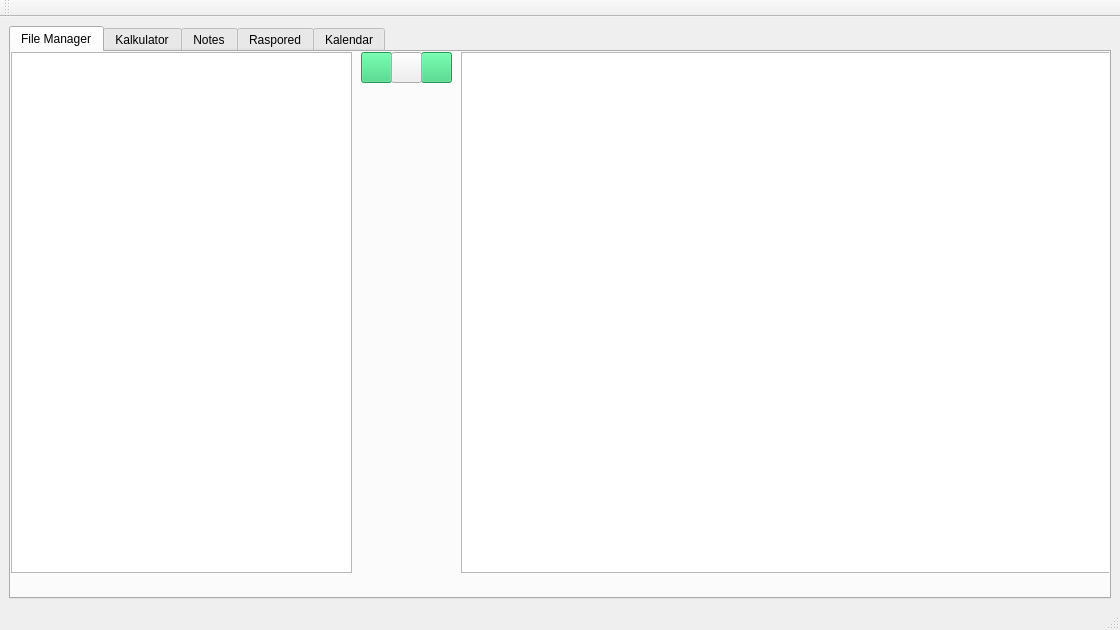
<?xml version="1.0" encoding="UTF-8"?>
<ui version="4.0">
 <class>MainWindow</class>
 <widget class="QMainWindow" name="MainWindow">
  <property name="geometry">
   <rect>
    <x>0</x>
    <y>0</y>
    <width>1120</width>
    <height>630</height>
   </rect>
  </property>
  <property name="minimumSize">
   <size>
    <width>1120</width>
    <height>630</height>
   </size>
  </property>
  <property name="windowTitle">
   <string>MainWindow</string>
  </property>
  <widget class="QWidget" name="centralwidgetMatfHub">
   <property name="minimumSize">
    <size>
     <width>100</width>
     <height>100</height>
    </size>
   </property>
   <property name="layoutDirection">
    <enum>Qt::LeftToRight</enum>
   </property>
   <layout class="QHBoxLayout" name="horizontalLayout">
    <item>
     <widget class="QTabWidget" name="tabWidgetMatfHub">
      <property name="contextMenuPolicy">
       <enum>Qt::DefaultContextMenu</enum>
      </property>
      <property name="currentIndex">
       <number>0</number>
      </property>
      <widget class="QWidget" name="FileManagerTab">
       <attribute name="title">
        <string>File Manager</string>
       </attribute>
       <widget class="QTreeView" name="treeView">
        <property name="geometry">
         <rect>
          <x>0</x>
          <y>0</y>
          <width>341</width>
          <height>521</height>
         </rect>
        </property>
       </widget>
       <widget class="QPushButton" name="pushButton">
        <property name="geometry">
         <rect>
          <x>350</x>
          <y>0</y>
          <width>31</width>
          <height>31</height>
         </rect>
        </property>
        <property name="palette">
         <palette>
          <active>
           <colorrole role="WindowText">
            <brush brushstyle="SolidPattern">
             <color alpha="255">
              <red>0</red>
              <green>0</green>
              <blue>0</blue>
             </color>
            </brush>
           </colorrole>
           <colorrole role="Button">
            <brush brushstyle="SolidPattern">
             <color alpha="255">
              <red>51</red>
              <green>209</green>
              <blue>122</blue>
             </color>
            </brush>
           </colorrole>
           <colorrole role="Light">
            <brush brushstyle="SolidPattern">
             <color alpha="255">
              <red>121</red>
              <green>255</green>
              <blue>181</blue>
             </color>
            </brush>
           </colorrole>
           <colorrole role="Midlight">
            <brush brushstyle="SolidPattern">
             <color alpha="255">
              <red>86</red>
              <green>232</green>
              <blue>151</blue>
             </color>
            </brush>
           </colorrole>
           <colorrole role="Dark">
            <brush brushstyle="SolidPattern">
             <color alpha="255">
              <red>25</red>
              <green>104</green>
              <blue>61</blue>
             </color>
            </brush>
           </colorrole>
           <colorrole role="Mid">
            <brush brushstyle="SolidPattern">
             <color alpha="255">
              <red>34</red>
              <green>139</green>
              <blue>81</blue>
             </color>
            </brush>
           </colorrole>
           <colorrole role="Text">
            <brush brushstyle="SolidPattern">
             <color alpha="255">
              <red>0</red>
              <green>0</green>
              <blue>0</blue>
             </color>
            </brush>
           </colorrole>
           <colorrole role="BrightText">
            <brush brushstyle="SolidPattern">
             <color alpha="255">
              <red>255</red>
              <green>255</green>
              <blue>255</blue>
             </color>
            </brush>
           </colorrole>
           <colorrole role="ButtonText">
            <brush brushstyle="SolidPattern">
             <color alpha="255">
              <red>0</red>
              <green>0</green>
              <blue>0</blue>
             </color>
            </brush>
           </colorrole>
           <colorrole role="Base">
            <brush brushstyle="SolidPattern">
             <color alpha="255">
              <red>255</red>
              <green>255</green>
              <blue>255</blue>
             </color>
            </brush>
           </colorrole>
           <colorrole role="Window">
            <brush brushstyle="SolidPattern">
             <color alpha="255">
              <red>51</red>
              <green>209</green>
              <blue>122</blue>
             </color>
            </brush>
           </colorrole>
           <colorrole role="Shadow">
            <brush brushstyle="SolidPattern">
             <color alpha="255">
              <red>0</red>
              <green>0</green>
              <blue>0</blue>
             </color>
            </brush>
           </colorrole>
           <colorrole role="AlternateBase">
            <brush brushstyle="SolidPattern">
             <color alpha="255">
              <red>153</red>
              <green>232</green>
              <blue>188</blue>
             </color>
            </brush>
           </colorrole>
           <colorrole role="ToolTipBase">
            <brush brushstyle="SolidPattern">
             <color alpha="255">
              <red>255</red>
              <green>255</green>
              <blue>220</blue>
             </color>
            </brush>
           </colorrole>
           <colorrole role="ToolTipText">
            <brush brushstyle="SolidPattern">
             <color alpha="255">
              <red>0</red>
              <green>0</green>
              <blue>0</blue>
             </color>
            </brush>
           </colorrole>
           <colorrole role="PlaceholderText">
            <brush brushstyle="SolidPattern">
             <color alpha="127">
              <red>0</red>
              <green>0</green>
              <blue>0</blue>
             </color>
            </brush>
           </colorrole>
          </active>
          <inactive>
           <colorrole role="WindowText">
            <brush brushstyle="SolidPattern">
             <color alpha="255">
              <red>0</red>
              <green>0</green>
              <blue>0</blue>
             </color>
            </brush>
           </colorrole>
           <colorrole role="Button">
            <brush brushstyle="SolidPattern">
             <color alpha="255">
              <red>51</red>
              <green>209</green>
              <blue>122</blue>
             </color>
            </brush>
           </colorrole>
           <colorrole role="Light">
            <brush brushstyle="SolidPattern">
             <color alpha="255">
              <red>121</red>
              <green>255</green>
              <blue>181</blue>
             </color>
            </brush>
           </colorrole>
           <colorrole role="Midlight">
            <brush brushstyle="SolidPattern">
             <color alpha="255">
              <red>86</red>
              <green>232</green>
              <blue>151</blue>
             </color>
            </brush>
           </colorrole>
           <colorrole role="Dark">
            <brush brushstyle="SolidPattern">
             <color alpha="255">
              <red>25</red>
              <green>104</green>
              <blue>61</blue>
             </color>
            </brush>
           </colorrole>
           <colorrole role="Mid">
            <brush brushstyle="SolidPattern">
             <color alpha="255">
              <red>34</red>
              <green>139</green>
              <blue>81</blue>
             </color>
            </brush>
           </colorrole>
           <colorrole role="Text">
            <brush brushstyle="SolidPattern">
             <color alpha="255">
              <red>0</red>
              <green>0</green>
              <blue>0</blue>
             </color>
            </brush>
           </colorrole>
           <colorrole role="BrightText">
            <brush brushstyle="SolidPattern">
             <color alpha="255">
              <red>255</red>
              <green>255</green>
              <blue>255</blue>
             </color>
            </brush>
           </colorrole>
           <colorrole role="ButtonText">
            <brush brushstyle="SolidPattern">
             <color alpha="255">
              <red>0</red>
              <green>0</green>
              <blue>0</blue>
             </color>
            </brush>
           </colorrole>
           <colorrole role="Base">
            <brush brushstyle="SolidPattern">
             <color alpha="255">
              <red>255</red>
              <green>255</green>
              <blue>255</blue>
             </color>
            </brush>
           </colorrole>
           <colorrole role="Window">
            <brush brushstyle="SolidPattern">
             <color alpha="255">
              <red>51</red>
              <green>209</green>
              <blue>122</blue>
             </color>
            </brush>
           </colorrole>
           <colorrole role="Shadow">
            <brush brushstyle="SolidPattern">
             <color alpha="255">
              <red>0</red>
              <green>0</green>
              <blue>0</blue>
             </color>
            </brush>
           </colorrole>
           <colorrole role="AlternateBase">
            <brush brushstyle="SolidPattern">
             <color alpha="255">
              <red>153</red>
              <green>232</green>
              <blue>188</blue>
             </color>
            </brush>
           </colorrole>
           <colorrole role="ToolTipBase">
            <brush brushstyle="SolidPattern">
             <color alpha="255">
              <red>255</red>
              <green>255</green>
              <blue>220</blue>
             </color>
            </brush>
           </colorrole>
           <colorrole role="ToolTipText">
            <brush brushstyle="SolidPattern">
             <color alpha="255">
              <red>0</red>
              <green>0</green>
              <blue>0</blue>
             </color>
            </brush>
           </colorrole>
           <colorrole role="PlaceholderText">
            <brush brushstyle="SolidPattern">
             <color alpha="127">
              <red>0</red>
              <green>0</green>
              <blue>0</blue>
             </color>
            </brush>
           </colorrole>
          </inactive>
          <disabled>
           <colorrole role="WindowText">
            <brush brushstyle="SolidPattern">
             <color alpha="255">
              <red>25</red>
              <green>104</green>
              <blue>61</blue>
             </color>
            </brush>
           </colorrole>
           <colorrole role="Button">
            <brush brushstyle="SolidPattern">
             <color alpha="255">
              <red>51</red>
              <green>209</green>
              <blue>122</blue>
             </color>
            </brush>
           </colorrole>
           <colorrole role="Light">
            <brush brushstyle="SolidPattern">
             <color alpha="255">
              <red>121</red>
              <green>255</green>
              <blue>181</blue>
             </color>
            </brush>
           </colorrole>
           <colorrole role="Midlight">
            <brush brushstyle="SolidPattern">
             <color alpha="255">
              <red>86</red>
              <green>232</green>
              <blue>151</blue>
             </color>
            </brush>
           </colorrole>
           <colorrole role="Dark">
            <brush brushstyle="SolidPattern">
             <color alpha="255">
              <red>25</red>
              <green>104</green>
              <blue>61</blue>
             </color>
            </brush>
           </colorrole>
           <colorrole role="Mid">
            <brush brushstyle="SolidPattern">
             <color alpha="255">
              <red>34</red>
              <green>139</green>
              <blue>81</blue>
             </color>
            </brush>
           </colorrole>
           <colorrole role="Text">
            <brush brushstyle="SolidPattern">
             <color alpha="255">
              <red>25</red>
              <green>104</green>
              <blue>61</blue>
             </color>
            </brush>
           </colorrole>
           <colorrole role="BrightText">
            <brush brushstyle="SolidPattern">
             <color alpha="255">
              <red>255</red>
              <green>255</green>
              <blue>255</blue>
             </color>
            </brush>
           </colorrole>
           <colorrole role="ButtonText">
            <brush brushstyle="SolidPattern">
             <color alpha="255">
              <red>25</red>
              <green>104</green>
              <blue>61</blue>
             </color>
            </brush>
           </colorrole>
           <colorrole role="Base">
            <brush brushstyle="SolidPattern">
             <color alpha="255">
              <red>51</red>
              <green>209</green>
              <blue>122</blue>
             </color>
            </brush>
           </colorrole>
           <colorrole role="Window">
            <brush brushstyle="SolidPattern">
             <color alpha="255">
              <red>51</red>
              <green>209</green>
              <blue>122</blue>
             </color>
            </brush>
           </colorrole>
           <colorrole role="Shadow">
            <brush brushstyle="SolidPattern">
             <color alpha="255">
              <red>0</red>
              <green>0</green>
              <blue>0</blue>
             </color>
            </brush>
           </colorrole>
           <colorrole role="AlternateBase">
            <brush brushstyle="SolidPattern">
             <color alpha="255">
              <red>51</red>
              <green>209</green>
              <blue>122</blue>
             </color>
            </brush>
           </colorrole>
           <colorrole role="ToolTipBase">
            <brush brushstyle="SolidPattern">
             <color alpha="255">
              <red>255</red>
              <green>255</green>
              <blue>220</blue>
             </color>
            </brush>
           </colorrole>
           <colorrole role="ToolTipText">
            <brush brushstyle="SolidPattern">
             <color alpha="255">
              <red>0</red>
              <green>0</green>
              <blue>0</blue>
             </color>
            </brush>
           </colorrole>
           <colorrole role="PlaceholderText">
            <brush brushstyle="SolidPattern">
             <color alpha="127">
              <red>25</red>
              <green>104</green>
              <blue>61</blue>
             </color>
            </brush>
           </colorrole>
          </disabled>
         </palette>
        </property>
        <property name="text">
         <string/>
        </property>
        <property name="icon">
         <iconset theme="go-previous"/>
        </property>
       </widget>
       <widget class="QPushButton" name="pushButton_2">
        <property name="geometry">
         <rect>
          <x>410</x>
          <y>0</y>
          <width>31</width>
          <height>31</height>
         </rect>
        </property>
        <property name="palette">
         <palette>
          <active>
           <colorrole role="WindowText">
            <brush brushstyle="SolidPattern">
             <color alpha="255">
              <red>0</red>
              <green>0</green>
              <blue>0</blue>
             </color>
            </brush>
           </colorrole>
           <colorrole role="Button">
            <brush brushstyle="SolidPattern">
             <color alpha="255">
              <red>51</red>
              <green>209</green>
              <blue>122</blue>
             </color>
            </brush>
           </colorrole>
           <colorrole role="Light">
            <brush brushstyle="SolidPattern">
             <color alpha="255">
              <red>121</red>
              <green>255</green>
              <blue>181</blue>
             </color>
            </brush>
           </colorrole>
           <colorrole role="Midlight">
            <brush brushstyle="SolidPattern">
             <color alpha="255">
              <red>86</red>
              <green>232</green>
              <blue>151</blue>
             </color>
            </brush>
           </colorrole>
           <colorrole role="Dark">
            <brush brushstyle="SolidPattern">
             <color alpha="255">
              <red>25</red>
              <green>104</green>
              <blue>61</blue>
             </color>
            </brush>
           </colorrole>
           <colorrole role="Mid">
            <brush brushstyle="SolidPattern">
             <color alpha="255">
              <red>34</red>
              <green>139</green>
              <blue>81</blue>
             </color>
            </brush>
           </colorrole>
           <colorrole role="Text">
            <brush brushstyle="SolidPattern">
             <color alpha="255">
              <red>0</red>
              <green>0</green>
              <blue>0</blue>
             </color>
            </brush>
           </colorrole>
           <colorrole role="BrightText">
            <brush brushstyle="SolidPattern">
             <color alpha="255">
              <red>255</red>
              <green>255</green>
              <blue>255</blue>
             </color>
            </brush>
           </colorrole>
           <colorrole role="ButtonText">
            <brush brushstyle="SolidPattern">
             <color alpha="255">
              <red>0</red>
              <green>0</green>
              <blue>0</blue>
             </color>
            </brush>
           </colorrole>
           <colorrole role="Base">
            <brush brushstyle="SolidPattern">
             <color alpha="255">
              <red>255</red>
              <green>255</green>
              <blue>255</blue>
             </color>
            </brush>
           </colorrole>
           <colorrole role="Window">
            <brush brushstyle="SolidPattern">
             <color alpha="255">
              <red>51</red>
              <green>209</green>
              <blue>122</blue>
             </color>
            </brush>
           </colorrole>
           <colorrole role="Shadow">
            <brush brushstyle="SolidPattern">
             <color alpha="255">
              <red>0</red>
              <green>0</green>
              <blue>0</blue>
             </color>
            </brush>
           </colorrole>
           <colorrole role="AlternateBase">
            <brush brushstyle="SolidPattern">
             <color alpha="255">
              <red>153</red>
              <green>232</green>
              <blue>188</blue>
             </color>
            </brush>
           </colorrole>
           <colorrole role="ToolTipBase">
            <brush brushstyle="SolidPattern">
             <color alpha="255">
              <red>255</red>
              <green>255</green>
              <blue>220</blue>
             </color>
            </brush>
           </colorrole>
           <colorrole role="ToolTipText">
            <brush brushstyle="SolidPattern">
             <color alpha="255">
              <red>0</red>
              <green>0</green>
              <blue>0</blue>
             </color>
            </brush>
           </colorrole>
           <colorrole role="PlaceholderText">
            <brush brushstyle="SolidPattern">
             <color alpha="127">
              <red>0</red>
              <green>0</green>
              <blue>0</blue>
             </color>
            </brush>
           </colorrole>
          </active>
          <inactive>
           <colorrole role="WindowText">
            <brush brushstyle="SolidPattern">
             <color alpha="255">
              <red>0</red>
              <green>0</green>
              <blue>0</blue>
             </color>
            </brush>
           </colorrole>
           <colorrole role="Button">
            <brush brushstyle="SolidPattern">
             <color alpha="255">
              <red>51</red>
              <green>209</green>
              <blue>122</blue>
             </color>
            </brush>
           </colorrole>
           <colorrole role="Light">
            <brush brushstyle="SolidPattern">
             <color alpha="255">
              <red>121</red>
              <green>255</green>
              <blue>181</blue>
             </color>
            </brush>
           </colorrole>
           <colorrole role="Midlight">
            <brush brushstyle="SolidPattern">
             <color alpha="255">
              <red>86</red>
              <green>232</green>
              <blue>151</blue>
             </color>
            </brush>
           </colorrole>
           <colorrole role="Dark">
            <brush brushstyle="SolidPattern">
             <color alpha="255">
              <red>25</red>
              <green>104</green>
              <blue>61</blue>
             </color>
            </brush>
           </colorrole>
           <colorrole role="Mid">
            <brush brushstyle="SolidPattern">
             <color alpha="255">
              <red>34</red>
              <green>139</green>
              <blue>81</blue>
             </color>
            </brush>
           </colorrole>
           <colorrole role="Text">
            <brush brushstyle="SolidPattern">
             <color alpha="255">
              <red>0</red>
              <green>0</green>
              <blue>0</blue>
             </color>
            </brush>
           </colorrole>
           <colorrole role="BrightText">
            <brush brushstyle="SolidPattern">
             <color alpha="255">
              <red>255</red>
              <green>255</green>
              <blue>255</blue>
             </color>
            </brush>
           </colorrole>
           <colorrole role="ButtonText">
            <brush brushstyle="SolidPattern">
             <color alpha="255">
              <red>0</red>
              <green>0</green>
              <blue>0</blue>
             </color>
            </brush>
           </colorrole>
           <colorrole role="Base">
            <brush brushstyle="SolidPattern">
             <color alpha="255">
              <red>255</red>
              <green>255</green>
              <blue>255</blue>
             </color>
            </brush>
           </colorrole>
           <colorrole role="Window">
            <brush brushstyle="SolidPattern">
             <color alpha="255">
              <red>51</red>
              <green>209</green>
              <blue>122</blue>
             </color>
            </brush>
           </colorrole>
           <colorrole role="Shadow">
            <brush brushstyle="SolidPattern">
             <color alpha="255">
              <red>0</red>
              <green>0</green>
              <blue>0</blue>
             </color>
            </brush>
           </colorrole>
           <colorrole role="AlternateBase">
            <brush brushstyle="SolidPattern">
             <color alpha="255">
              <red>153</red>
              <green>232</green>
              <blue>188</blue>
             </color>
            </brush>
           </colorrole>
           <colorrole role="ToolTipBase">
            <brush brushstyle="SolidPattern">
             <color alpha="255">
              <red>255</red>
              <green>255</green>
              <blue>220</blue>
             </color>
            </brush>
           </colorrole>
           <colorrole role="ToolTipText">
            <brush brushstyle="SolidPattern">
             <color alpha="255">
              <red>0</red>
              <green>0</green>
              <blue>0</blue>
             </color>
            </brush>
           </colorrole>
           <colorrole role="PlaceholderText">
            <brush brushstyle="SolidPattern">
             <color alpha="127">
              <red>0</red>
              <green>0</green>
              <blue>0</blue>
             </color>
            </brush>
           </colorrole>
          </inactive>
          <disabled>
           <colorrole role="WindowText">
            <brush brushstyle="SolidPattern">
             <color alpha="255">
              <red>25</red>
              <green>104</green>
              <blue>61</blue>
             </color>
            </brush>
           </colorrole>
           <colorrole role="Button">
            <brush brushstyle="SolidPattern">
             <color alpha="255">
              <red>51</red>
              <green>209</green>
              <blue>122</blue>
             </color>
            </brush>
           </colorrole>
           <colorrole role="Light">
            <brush brushstyle="SolidPattern">
             <color alpha="255">
              <red>121</red>
              <green>255</green>
              <blue>181</blue>
             </color>
            </brush>
           </colorrole>
           <colorrole role="Midlight">
            <brush brushstyle="SolidPattern">
             <color alpha="255">
              <red>86</red>
              <green>232</green>
              <blue>151</blue>
             </color>
            </brush>
           </colorrole>
           <colorrole role="Dark">
            <brush brushstyle="SolidPattern">
             <color alpha="255">
              <red>25</red>
              <green>104</green>
              <blue>61</blue>
             </color>
            </brush>
           </colorrole>
           <colorrole role="Mid">
            <brush brushstyle="SolidPattern">
             <color alpha="255">
              <red>34</red>
              <green>139</green>
              <blue>81</blue>
             </color>
            </brush>
           </colorrole>
           <colorrole role="Text">
            <brush brushstyle="SolidPattern">
             <color alpha="255">
              <red>25</red>
              <green>104</green>
              <blue>61</blue>
             </color>
            </brush>
           </colorrole>
           <colorrole role="BrightText">
            <brush brushstyle="SolidPattern">
             <color alpha="255">
              <red>255</red>
              <green>255</green>
              <blue>255</blue>
             </color>
            </brush>
           </colorrole>
           <colorrole role="ButtonText">
            <brush brushstyle="SolidPattern">
             <color alpha="255">
              <red>25</red>
              <green>104</green>
              <blue>61</blue>
             </color>
            </brush>
           </colorrole>
           <colorrole role="Base">
            <brush brushstyle="SolidPattern">
             <color alpha="255">
              <red>51</red>
              <green>209</green>
              <blue>122</blue>
             </color>
            </brush>
           </colorrole>
           <colorrole role="Window">
            <brush brushstyle="SolidPattern">
             <color alpha="255">
              <red>51</red>
              <green>209</green>
              <blue>122</blue>
             </color>
            </brush>
           </colorrole>
           <colorrole role="Shadow">
            <brush brushstyle="SolidPattern">
             <color alpha="255">
              <red>0</red>
              <green>0</green>
              <blue>0</blue>
             </color>
            </brush>
           </colorrole>
           <colorrole role="AlternateBase">
            <brush brushstyle="SolidPattern">
             <color alpha="255">
              <red>51</red>
              <green>209</green>
              <blue>122</blue>
             </color>
            </brush>
           </colorrole>
           <colorrole role="ToolTipBase">
            <brush brushstyle="SolidPattern">
             <color alpha="255">
              <red>255</red>
              <green>255</green>
              <blue>220</blue>
             </color>
            </brush>
           </colorrole>
           <colorrole role="ToolTipText">
            <brush brushstyle="SolidPattern">
             <color alpha="255">
              <red>0</red>
              <green>0</green>
              <blue>0</blue>
             </color>
            </brush>
           </colorrole>
           <colorrole role="PlaceholderText">
            <brush brushstyle="SolidPattern">
             <color alpha="127">
              <red>25</red>
              <green>104</green>
              <blue>61</blue>
             </color>
            </brush>
           </colorrole>
          </disabled>
         </palette>
        </property>
        <property name="autoFillBackground">
         <bool>false</bool>
        </property>
        <property name="text">
         <string/>
        </property>
        <property name="icon">
         <iconset theme="go-next"/>
        </property>
        <property name="autoDefault">
         <bool>false</bool>
        </property>
        <property name="flat">
         <bool>false</bool>
        </property>
       </widget>
       <widget class="QListView" name="listView">
        <property name="geometry">
         <rect>
          <x>450</x>
          <y>0</y>
          <width>651</width>
          <height>521</height>
         </rect>
        </property>
       </widget>
       <widget class="QPushButton" name="pushButton_3">
        <property name="geometry">
         <rect>
          <x>380</x>
          <y>0</y>
          <width>31</width>
          <height>31</height>
         </rect>
        </property>
        <property name="text">
         <string/>
        </property>
        <property name="icon">
         <iconset theme="go-home"/>
        </property>
       </widget>
      </widget>
      <widget class="QWidget" name="KalkulatorTab">
       <attribute name="title">
        <string>Kalkulator</string>
       </attribute>
      </widget>
      <widget class="QWidget" name="NotesTab">
       <attribute name="title">
        <string>Notes</string>
       </attribute>
      </widget>
      <widget class="QWidget" name="RasporedTab">
       <attribute name="title">
        <string>Raspored</string>
       </attribute>
      </widget>
      <widget class="QWidget" name="KalendarTab">
       <attribute name="title">
        <string>Kalendar</string>
       </attribute>
      </widget>
     </widget>
    </item>
   </layout>
  </widget>
  <widget class="QMenuBar" name="menubar">
   <property name="geometry">
    <rect>
     <x>0</x>
     <y>0</y>
     <width>1120</width>
     <height>22</height>
    </rect>
   </property>
  </widget>
  <widget class="QStatusBar" name="statusbar"/>
  <widget class="QToolBar" name="toolBar">
   <property name="windowTitle">
    <string>toolBar</string>
   </property>
   <attribute name="toolBarArea">
    <enum>TopToolBarArea</enum>
   </attribute>
   <attribute name="toolBarBreak">
    <bool>false</bool>
   </attribute>
  </widget>
 </widget>
 <resources/>
 <connections/>
</ui>
